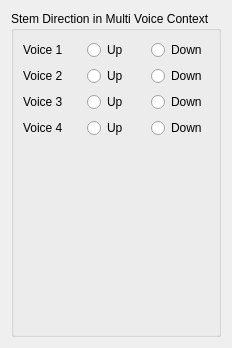
     <widget class="QWidget" name="Seite_7">
      <layout class="QVBoxLayout" name="verticalLayout">
       <item>
        <widget class="QGroupBox" name="groupBox">
         <property name="title">
          <string>Stem Direction in Multi Voice Context</string>
         </property>
         <property name="flat">
          <bool>true</bool>
         </property>
         <layout class="QGridLayout" name="gridLayout_4">
          <item row="0" column="0">
           <widget class="QLabel" name="label_48">
            <property name="text">
             <string>Voice 1</string>
            </property>
           </widget>
          </item>
          <item row="0" column="1">
           <widget class="QRadioButton" name="voice1Up">
            <property name="text">
             <string>Up</string>
            </property>
           </widget>
          </item>
          <item row="0" column="2">
           <widget class="QRadioButton" name="voice1Down">
            <property name="text">
             <string>Down</string>
            </property>
           </widget>
          </item>
          <item row="1" column="0">
           <widget class="QLabel" name="label_49">
            <property name="text">
             <string>Voice 2</string>
            </property>
           </widget>
          </item>
          <item row="1" column="1">
           <widget class="QRadioButton" name="voice2Up">
            <property name="text">
             <string>Up</string>
            </property>
           </widget>
          </item>
          <item row="1" column="2">
           <widget class="QRadioButton" name="voice2Down">
            <property name="text">
             <string>Down</string>
            </property>
           </widget>
          </item>
          <item row="2" column="0">
           <widget class="QLabel" name="label_50">
            <property name="text">
             <string>Voice 3</string>
            </property>
           </widget>
          </item>
          <item row="2" column="1">
           <widget class="QRadioButton" name="voice3Up">
            <property name="text">
             <string>Up</string>
            </property>
           </widget>
          </item>
          <item row="2" column="2">
           <widget class="QRadioButton" name="voice3Down">
            <property name="text">
             <string>Down</string>
            </property>
           </widget>
          </item>
          <item row="3" column="0">
           <widget class="QLabel" name="label_51">
            <property name="text">
             <string>Voice 4</string>
            </property>
           </widget>
          </item>
          <item row="3" column="1">
           <widget class="QRadioButton" name="voice4Up">
            <property name="text">
             <string>Up</string>
            </property>
           </widget>
          </item>
          <item row="3" column="2">
           <widget class="QRadioButton" name="voice4Down">
            <property name="text">
             <string>Down</string>
            </property>
           </widget>
          </item>
          <item row="4" column="0">
           <spacer name="verticalSpacer_3">
            <property name="orientation">
             <enum>Qt::Vertical</enum>
            </property>
            <property name="sizeHint" stdset="0">
             <size>
              <width>20</width>
              <height>187</height>
             </size>
            </property>
           </spacer>
          </item>
         </layout>
        </widget>
       </item>
      </layout>
     </widget>
